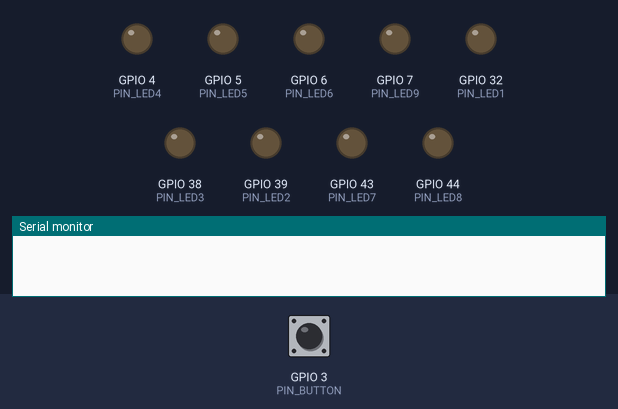
Recording of a sketch running on a simulated ESP32. On the bench: output pins drawn as LEDs (lit = HIGH), the last lines printed to the serial monitor. The test bench sets the inputs (shaded band); at power-on: GPIO 3 (PIN_BUTTON) HIGH. Random numbers use the default seed unless the sketch sets one.

Above: at 1.2 s.
1.3 s: GPIO 3 (PIN_BUTTON) pulled LOW for 0.15 s
At 2.5 s:
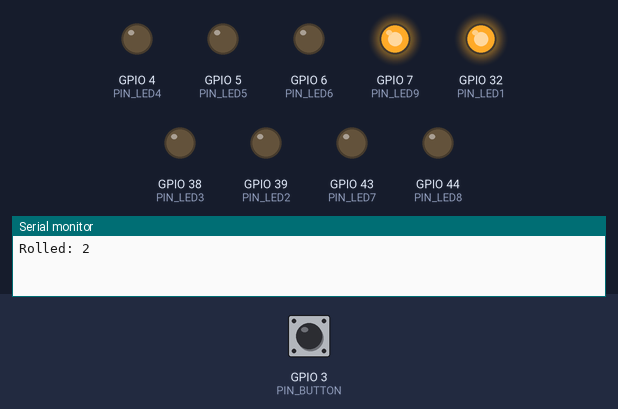
2.9 s: GPIO 3 (PIN_BUTTON) pulsed LOW 5 times (0.12 s each, 0.3 s apart)
At 4.9 s:
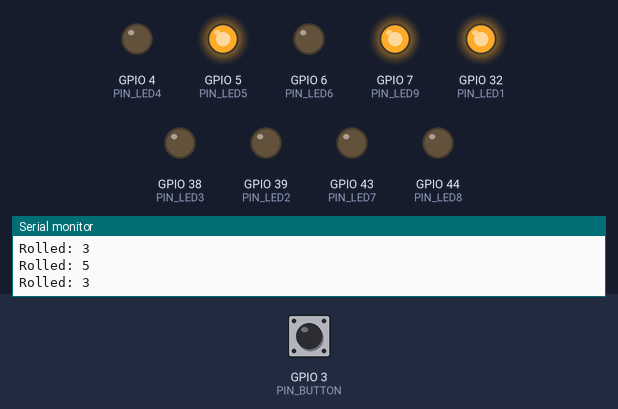
5.9 s: GPIO 3 (PIN_BUTTON) pulled LOW for 1 s
At 6.2 s:
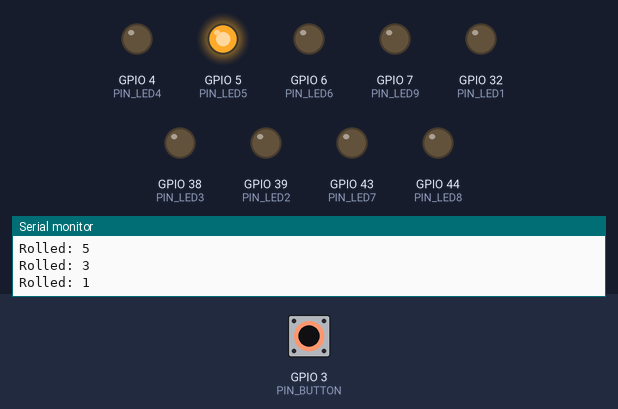
8.4 s: GPIO 3 (PIN_BUTTON) pulled LOW for 3.2 s
At 9.3 s:
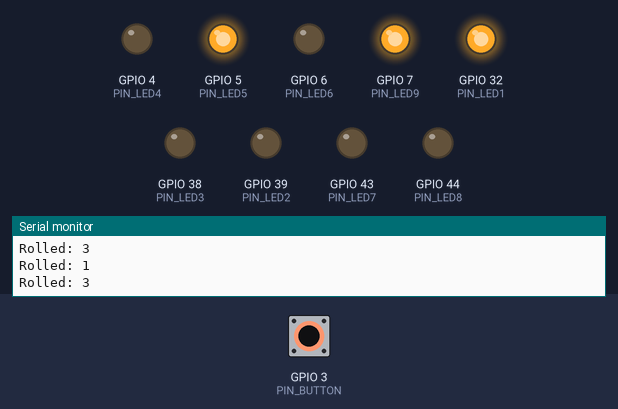
Timing chart, 0 to 11.4 s (numbered marks = the images above; inputs shaded):
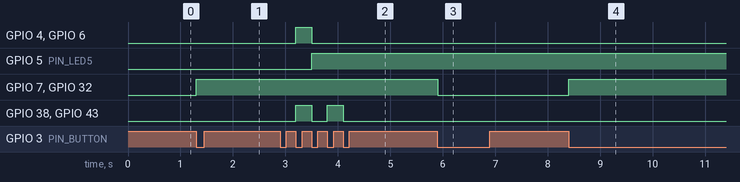

Measured:
- after the input at 1.3 s, GPIO 7 (PIN_LED9), GPIO 32 (PIN_LED1): LOW → HIGH at once
- after the input at 2.9 s, GPIO 4 (PIN_LED4), GPIO 6 (PIN_LED6): LOW → HIGH after 0.30 s, → LOW 0.30 s later; GPIO 5 (PIN_LED5): LOW → HIGH after 0.60 s; GPIO 38 (PIN_LED3), GPIO 43 (PIN_LED7): alternates HIGH for 0.30 s and LOW for 0.30 s, 4 changes in all, then stays LOW, starting after 0.30 s
- after the input at 5.9 s, GPIO 7 (PIN_LED9), GPIO 32 (PIN_LED1): HIGH → LOW at once
- after the input at 8.4 s, GPIO 7 (PIN_LED9), GPIO 32 (PIN_LED1): LOW → HIGH at once

The sketch:

dice.ino
```cpp
const int PIN_BUTTON = D2;
const int PIN_LED1 = A4;
const int PIN_LED2 = A3;
const int PIN_LED3 = A2;
const int PIN_LED4 = D3;
const int PIN_LED5 = D4;
const int PIN_LED6 = D5;
const int PIN_LED7 = D6;
const int PIN_LED8 = D7;
const int PIN_LED9 = D8;

// arrays with six pin states
const int rollOne[] = {0,0,0,0,1,0,0,0,0};
const int rollTwo[] = {1,0,0,0,0,0,0,0,1};
const int rollThree[] = {1,0,0,0,1,0,0,0,1};
const int rollFour[] = {1,0,1,0,0,0,1,0,1};
const int rollFive[] = {1,0,1,0,1,0,1,0,1};
const int rollSix[] = {1,0,1,1,0,1,1,0,1};

int randNumber = 0;

int stateButtonLast = HIGH;
int stateButtonCurrent = HIGH;

void setup() {
  pinMode(PIN_BUTTON, INPUT);
  pinMode(PIN_LED1, OUTPUT);
  pinMode(PIN_LED2, OUTPUT);
  pinMode(PIN_LED3, OUTPUT);
  pinMode(PIN_LED4, OUTPUT);
  pinMode(PIN_LED5, OUTPUT);
  pinMode(PIN_LED6, OUTPUT);
  pinMode(PIN_LED7, OUTPUT);
  pinMode(PIN_LED8, OUTPUT);
  pinMode(PIN_LED9, OUTPUT);
  Serial.begin(9600);
}

void loop() {
  // watch button for click
  stateButtonCurrent = digitalRead(PIN_BUTTON);
  if(stateButtonCurrent == LOW && stateButtonLast == HIGH){
    // roll dice
    rollDice();
  }
  stateButtonLast = stateButtonCurrent;

}

void rollDice(){
  // get random number from 1 to 6
  randNumber = random(1, 7);
  Serial.println("Rolled: " + String(randNumber));

  // show dice
  if(randNumber == 1){ showDice(rollOne); }
  else if(randNumber == 2){ showDice(rollTwo); }
  else if (randNumber == 3){ showDice(rollThree); }
  else if (randNumber == 4){ showDice(rollFour); }
  else if (randNumber == 5){ showDice(rollFive); }
  else if (randNumber == 6){ showDice(rollSix); }
}

void showDice(const int arr[]){
  // go through array and
  digitalWrite(PIN_LED1, arr[0]);
  digitalWrite(PIN_LED2, arr[1]);
  digitalWrite(PIN_LED3, arr[2]);
  digitalWrite(PIN_LED4, arr[3]);
  digitalWrite(PIN_LED5, arr[4]);
  digitalWrite(PIN_LED6, arr[5]);
  digitalWrite(PIN_LED7, arr[6]);
  digitalWrite(PIN_LED8, arr[7]);
  digitalWrite(PIN_LED9, arr[8]);
}
```
